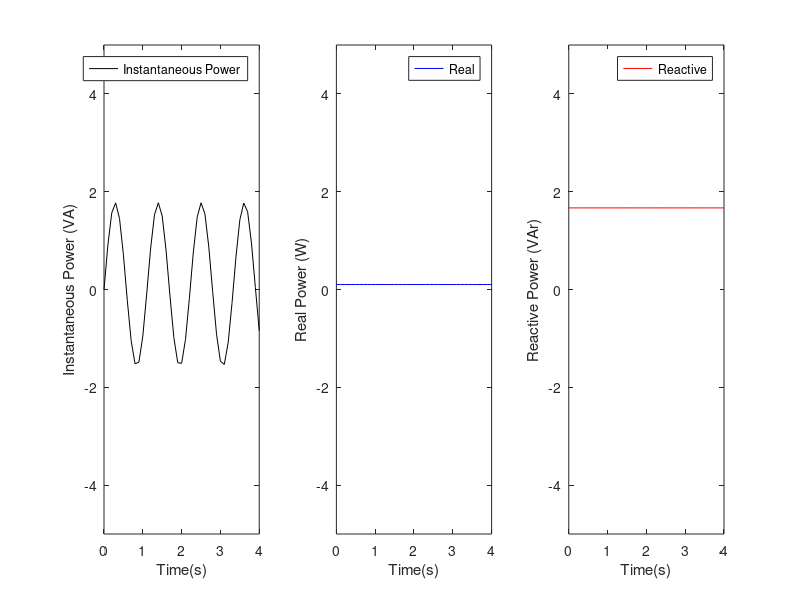

The MATLAB script that drew this image:
x1= (0:.1:4);

V=15.2
I=.11
theta1=86.5
thetav=.1

y1=V*I*cos(deg2rad(theta1))-V*I*cos(120*x1+deg2rad(-theta1+thetav));
y2=V*I*cos(deg2rad(theta1))+0*x1;
y3=V*I*sin(deg2rad(theta1))+0*x1;

subplot(1,3,1)
plot(x1,y1,'k')
legend('Instantaneous Power')
xlabel('Time(s)')
ylabel('Instantaneous Power (VA)')
ylim([-5 5])


subplot(1,3,2)
plot(x1,y2,'b')
legend('Real')
xlabel('Time(s)')
ylabel('Real Power (W)')
ylim([-5 5])

subplot(1,3,3)
plot(x1,y3,'r')
legend('Reactive')
xlabel('Time(s)')
ylabel('Reactive Power (VAr)')
ylim([-5 5])